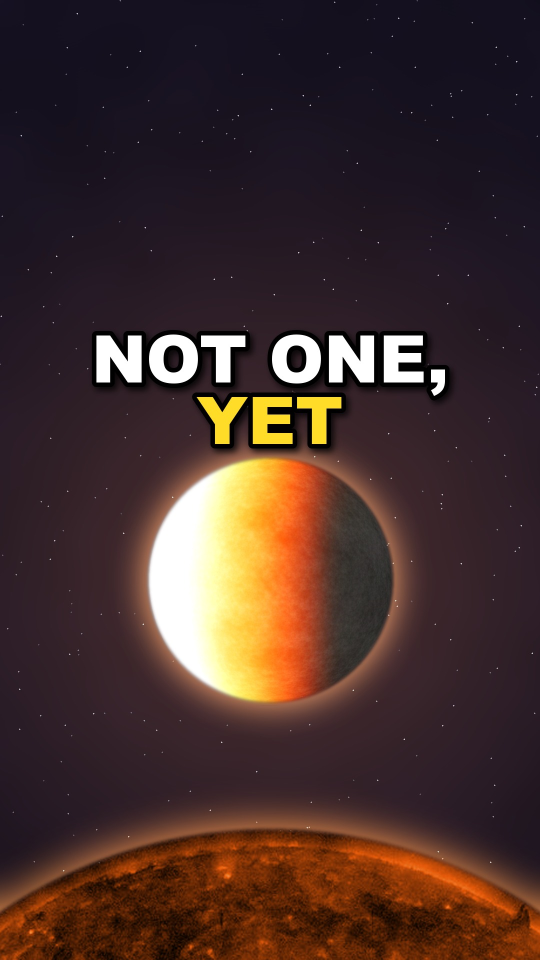
#> input picture 00_Brand/Channel-Setup/audits/THUMB_AUDIT_2026-10-04/blackdwarf_short_mZ82-ijANk4.jpg, 1080 x 1920 px, given in place of PIA08329.jpg, which was not available (shown at 1/2 size)
$ python build_weekly_thumbs_j2834.py
#> lines starting #> are read from the running program, lines starting #| are printed output that depends on the picture
### 00_Brand/Channel-Setup/tools/thumb_preview.py
#!/usr/bin/env python3
"""Thumbnail phone-size preview — run on every thumb BEFORE upload (25 Sep 2026 audit).

Renders each thumb at the sizes people actually see it on a phone, next to the live
channel's current thumbs if you pass them too, and writes one sheet to eyeball:

  long (16:9)   phone search row 168×94 · phone home feed 360×202
  short (9:16)  search / channel tile 110×196 · centre 16:9 crop 168×94 (Shorts list)

The test (THUMBNAIL_AND_TITLE_RULES.md): at 168×94 every hook word is readable, the one
subject is recognisable, and nothing in the centre crop is cut off. If you have to lean
in, the text is too small or too long.

Usage
  python3 thumb_preview.py long  thumb.jpg [other.jpg ...] --out /tmp/long_preview.jpg
  python3 thumb_preview.py short thumb.jpg [other.jpg ...] --out /tmp/short_preview.jpg
  python3 thumb_preview.py long  thumb.jpg --out /tmp/x.jpg --score   # + colour numbers (Packaging, 11 Oct 2026)

--score prints, per thumb, mean HSV saturation (0-255) and the near-black share (luma < 26), and
exits 1 on a FAIL (THUMBNAIL_AND_TITLE_RULES.md §2.B): long saturation below SAT_FAIL, or near-black
over 30%. Orbit's last ten longs averaged about 94-97; Astrum's top longs about 139-141 (11 Oct 2026).
HOS covers are scored on near-black only (period paper: no saturation push), with --house hos.

Needs Pillow (pip install pillow).
"""
from __future__ import annotations

import argparse
from pathlib import Path

from PIL import Image, ImageOps

SIZES = {
    "long": [("search", (168, 94)), ("home", (360, 202))],
    "short": [("tile", (110, 196)), ("centre crop", (168, 94))],
}
GAP = 12
SAT_TARGET = 120   # Orbit longs aim here (Astrum top ~139, ours ~94 on 11 Oct 2026)
SAT_FAIL = 100     # below this an Orbit long thumb FAILs the Chief / Auditor review
SAT_FAIL_PALE = 85 # --pale: a naturally pale subject (the Moon, Europa ice, Saturn); Chief notes it in the review
NEAR_BLACK_MAX = 0.30


def score(path: Path, kind: str, house: str = "owb", pale: bool = False) -> dict:
    """Colour numbers for the Packaging check (11 Oct 2026). Pillow only."""
    im = Image.open(path).convert("RGB")
    sat = Image.open(path).convert("HSV").getchannel("S")
    hist = sat.histogram()
    mean_sat = sum(i * n for i, n in enumerate(hist)) / max(1, sum(hist))
    lh = im.convert("L").histogram()
    nb = sum(lh[:26]) / max(1, sum(lh))
    fails = []
    if nb > NEAR_BLACK_MAX:
        fails.append(f"near-black {nb:.0%} > 30%")
    floor = SAT_FAIL_PALE if pale else SAT_FAIL
    if house == "owb" and kind == "long" and mean_sat < floor:
        fails.append(f"saturation {mean_sat:.0f} < {floor} (target {SAT_TARGET}+)")
    return {"file": str(path), "saturation": round(mean_sat, 1), "near_black": round(nb, 3), "fails": fails}


# [49 lines left out: functions render, main, not called in this run]


# [2 lines that do not run on import are left out]

### 00_Brand/Channel-Setup/tools/build_weekly_thumbs_j2834.py
#!/usr/bin/env python3
"""J2834 / J2983: reproducible weekly thumbnail builder for Orbit With Ben (v03, 2026-11-17).
Rebuilds the 3 Test & Compare B challengers per Packaging Panel Decision J2843:
  1. m09jUdwC5hk (How Long Will Anything in Space Last?) -> m09jUdwC5hk_B_v05.jpg (RINGS ARE LEAVING)
     Real NASA/JPL/SSI Cassini backlit mosaic PIA08329 ('In Saturn's Shadow') + ring-rain arrow.
  2. Mo93x0fxB1Q (Why Haven't We Found Aliens Yet? The Fermi Paradox Explained) -> Mo93x0fxB1Q_B_v05.jpg (ZERO SIGNALS)
     Real NASA PIA12348 Milky Way Galactic Centre + PIA26716 Goldstone 70-m DSN dish, with smooth
     feathered top band (no y=72 seam), yellow reticle over dark empty sky pocket (broadly feathered
     darkened/desaturated dust region), and anchored dish pedestal with highlight compression + blue rim light.
  3. ziKBPJ6FY0U (JWST Found Galaxies That Shouldn't Exist Yet) -> ziKBPJ6FY0U_B_v06.jpg (300 MILLION YEARS)
     Real NASA/ESA/CSA/STScI JADES NIRCam deep field & native cutout of JADES-GS-z14-0 (z=14.32,
     ~290-300 Myr after the Big Bang, STScI-01HZ083EXXCJNE64ERAH2ER2FM), with small yellow origin
     ring centered on the exact pixel location of JADES-GS-z14-0, foreground star glare dimmed ~32%,
     smooth unposterised cosmic-navy grade, and tightened top-band tracking for 168x94 stroke weight.
£0 spend; 100% public-domain NASA/JPL/ESA/CSA/STScI plates; no YouTube Studio writes.
"""
from __future__ import annotations

import argparse
import hashlib
import json
import math
import subprocess
import sys
from pathlib import Path

import numpy as np
from PIL import Image, ImageDraw, ImageEnhance, ImageFilter, ImageFont

ROOT = (
    Path(__file__).resolve().parents[3]
    if "00_Brand" in str(Path(__file__).resolve())
    else Path.cwd()
)
SYS_TOOLS = ROOT / "00_Brand/Channel-Setup/tools"
sys.path.insert(0, str(SYS_TOOLS))
from thumb_preview import score as score_thumb  # noqa: E402

DEFAULT_PLATES = Path.home() / "_desk/j2834/plates"
DEFAULT_LIVE = Path.home() / "_desk/j2834/live"
DEFAULT_OUT = Path.home() / "_desk/j2834/designs_v03"
FONT_PATH = "/System/Library/Fonts/Supplemental/Arial Black.ttf"

W, H = 1280, 720
BAND_H = 148
YELLOW = (255, 230, 0)
WHITE = (255, 255, 255)
BLACK = (0, 0, 0)


def sha256(p: Path) -> str:
    return hashlib.sha256(p.read_bytes()).hexdigest()


def starfield_bg(
    seed: int,
    base_rgb: tuple[int, int, int],
    glow_rgb: tuple[int, int, int],
    gx: float = 640.0,
    gy: float = 435.0,
    gr: float = 560.0,
) -> Image.Image:
    rng = np.random.default_rng(seed)
    yy, xx = np.mgrid[0:H, 0:W]
    g = np.exp(-(((xx - gx) ** 2) / (gr**2) + ((yy - gy) ** 2) / ((gr * 0.72) ** 2)))
    arr = np.zeros((H, W, 3), dtype=np.float32)
    for k in range(3):
        arr[:, :, k] = base_rgb[k] + glow_rgb[k] * g
    arr += rng.normal(0, 0.9, (H, W, 1))
    im = Image.fromarray(np.clip(arr, 0, 255).astype(np.uint8))
    d = ImageDraw.Draw(im)
    for _ in range(85):
        sx = int(rng.integers(20, W - 20))
        sy = int(rng.integers(BAND_H + 8, H - 20))
        sv = int(rng.integers(105, 215))
        r = 1 if rng.random() < 0.84 else 2
        d.ellipse((sx, sy, sx + r, sy + r), fill=(sv, sv, min(255, sv + 32)))
    return im


def draw_arrow(
    im: Image.Image,
    p0: tuple[float, float],
    p1: tuple[float, float],
    color: tuple[int, int, int] = WHITE,
    shaft_w: int = 15,
    head_len: float = 44.0,
    head_half: float = 25.0,
) -> None:
    d = ImageDraw.Draw(im)
    dx, dy = p1[0] - p0[0], p1[1] - p0[1]
    dist = math.hypot(dx, dy)
    ux, uy = dx / dist, dy / dist
    px, py = -uy, ux
    bx, by = p1[0] - ux * head_len, p1[1] - uy * head_len
    b_tip = (p1[0] + ux * 6, p1[1] + uy * 6)
    b_base_x, b_base_y = bx - ux * 4, by - uy * 4
    d.line((p0[0], p0[1], bx, by), fill=BLACK, width=shaft_w + 11)
    d.polygon(
        [
            b_tip,
            (b_base_x + px * (head_half + 7), b_base_y + py * (head_half + 7)),
            (b_base_x - px * (head_half + 7), b_base_y - py * (head_half + 7)),
        ],
        fill=BLACK,
    )
    d.line((p0[0], p0[1], bx + ux * 4, by + uy * 4), fill=color, width=shaft_w)
    d.polygon(
        [
            p1,
            (bx + px * head_half, by + py * head_half),
            (bx - px * head_half, by - py * head_half),
        ],
        fill=color,
    )


def _word_advance(
    d: ImageDraw.ImageDraw,
    word: str,
    font: ImageFont.FreeTypeFont,
    stroke: int,
    tracking: int,
) -> int:
    if tracking == 0:
        bb = d.textbbox((0, 0), word, font=font, stroke_width=stroke)
        return bb[2] - bb[0]
    adv = 0
    for i, ch in enumerate(word):
        cb = d.textbbox((0, 0), ch, font=font, stroke_width=0)
        adv += (cb[2] - cb[0]) + (tracking if i < len(word) - 1 else 0)
    return adv + stroke * 2


def _draw_tracked_word(
    d: ImageDraw.ImageDraw,
    x: int,
    y: int,
    word: str,
    font: ImageFont.FreeTypeFont,
    fill: tuple[int, int, int],
    stroke: int,
    tracking: int,
) -> tuple[int, int, int, int]:
    if tracking == 0:
        d.text((x + 4, y + 5), word, font=font, fill=BLACK, stroke_width=stroke, stroke_fill=BLACK)
        d.text((x, y), word, font=font, fill=fill, stroke_width=stroke, stroke_fill=BLACK)
        return d.textbbox((x, y), word, font=font, stroke_width=stroke)

    cx = x
    boxes = []
    for ch in word:
        d.text((cx + 4, y + 5), ch, font=font, fill=BLACK, stroke_width=stroke, stroke_fill=BLACK)
        cb = d.textbbox((cx, y), ch, font=font, stroke_width=0)
        cx += (cb[2] - cb[0]) + tracking
    cx = x
    for ch in word:
        d.text((cx, y), ch, font=font, fill=BLACK, stroke_width=stroke, stroke_fill=BLACK)
        cb = d.textbbox((cx, y), ch, font=font, stroke_width=0)
        cx += (cb[2] - cb[0]) + tracking
    cx = x
    for ch in word:
        d.text((cx, y), ch, font=font, fill=fill, stroke_width=0)
        boxes.append(d.textbbox((cx, y), ch, font=font, stroke_width=stroke))
        cb = d.textbbox((cx, y), ch, font=font, stroke_width=0)
        cx += (cb[2] - cb[0]) + tracking
    return (
        min(b[0] for b in boxes),
        min(b[1] for b in boxes),
        max(b[2] for b in boxes),
        max(b[3] for b in boxes),
    )


def draw_top_band(
    im: Image.Image,
    words: list[str],
    yellow_word: str,
    tracking: int = 0,
    space_scale: float = 1.0,
    max_w_frac: float = 0.92,
) -> list[int]:
    # Smooth cosine-feathered top navy gradient across y=0..192 (zero hard horizontal seam)
    arr = np.asarray(im).astype(np.float32)
    yy = np.arange(H, dtype=np.float32)[:, None, None]
    t = np.clip(yy / 192.0, 0.0, 1.0)
    alpha = (0.5 * (1.0 + np.cos(np.pi * t))) ** 1.15 * 0.86
    band_rgb = np.array([12.0, 19.0, 56.0], dtype=np.float32)[None, None, :]
    arr = arr * (1.0 - alpha) + band_rgb * alpha
    im.paste(Image.fromarray(np.clip(arr, 0, 255).astype(np.uint8)))

    d = ImageDraw.Draw(im)
    size, stroke = 114, 9
    while size > 62:
        font = ImageFont.truetype(FONT_PATH, size)
        space = max(14, int(round(d.textbbox((0, 0), " ", font=font)[2] * space_scale)))
        widths = [_word_advance(d, w, font, stroke, tracking) for w in words]
        total_w = sum(widths) + space * (len(words) - 1)
        top_bb = d.textbbox((0, 0), " ".join(words), font=font, stroke_width=stroke)
        th = top_bb[3] - top_bb[1]
        if total_w <= W * max_w_frac and th <= BAND_H - 18:
            break
        size -= 2

    x = (W - total_w) // 2
    y = (BAND_H - th) // 2 - top_bb[1] + 2
    ink_boxes = []
    for w, ww in zip(words, widths):
        fill = YELLOW if w == yellow_word else WHITE
        bb = _draw_tracked_word(d, x, y, w, font, fill, stroke, tracking)
        ink_boxes.append(bb)
        x += ww + space
    return [
        min(b[0] for b in ink_boxes),
        min(b[1] for b in ink_boxes),
        max(b[2] for b in ink_boxes),
        max(b[3] for b in ink_boxes),
    ]


def build_compilation(plates: Path, out_dir: Path) -> dict:
    """m09jUdwC5hk — How Long Will Anything in Space Last? -> m09jUdwC5hk_B_v05.jpg (RINGS ARE LEAVING).
    Replaces cyan Helix Nebula (PIA09178) per 2-of-3 panel consensus (codex.md + cursor.md) with
    real NASA/JPL/SSI Cassini backlit mosaic PIA08329 ('In Saturn's Shadow') filling >1/3 of the frame,
    graded with warm golden-amber backlit ring detail (unclipped Cassini Division & ringlets) against
    deep cosmic midnight-indigo, plus one crisp white discovery arrow pointing directly into the inner
    C/D-ring gap raining inward toward Saturn's equatorial limb.
    """
    sat_path = plates / "PIA08329.tif" if (plates / "PIA08329.tif").exists() else plates / "PIA08329.jpg"
    sat_raw = Image.open(sat_path).convert("RGB")
#> sat_raw is the input picture: PIL image 1080x1920 RGB; mean R, G, B 69.8, 47.3, 43.4

    sat_rot = sat_raw.rotate(-10.0, resample=Image.Resampling.BICUBIC, expand=False, fillcolor=(0, 0, 0))
    rw, rh = sat_rot.size
    cw, ch = 1640, 922
    cx0 = rw // 2 - cw // 2
    cy0 = rh // 2 - int(ch * 0.565)
    crop = sat_rot.crop((cx0, max(0, cy0), cx0 + cw, max(0, cy0) + ch)).resize((W, H), Image.Resampling.LANCZOS)

    bg = starfield_bg(19, (13, 21, 58), (24, 52, 132), gx=640.0, gy=445.0, gr=580.0)
    bg_arr = np.asarray(bg).astype(np.float32)

    s_arr = np.asarray(crop).astype(np.float32) / 255.0
    yy, xx = np.mgrid[0:H, 0:W]
    scx = (rw * 0.5 - cx0) * (W / cw)
    scy = (rh * 0.5 - max(0, cy0)) * (H / ch)
    sr_globe = 232.0 * (W / cw)
    dist_globe = np.hypot(xx - scx, (yy - scy) * 1.07)
    inside_globe = np.clip((sr_globe - dist_globe) / 10.0, 0.0, 1.0)[..., None]

    ring_lum = 0.299 * s_arr[:, :, 0] + 0.587 * s_arr[:, :, 1] + 0.114 * s_arr[:, :, 2]
    s_lifted = np.power(np.clip(s_arr, 0.0, 1.0), 0.80)
    halo_mask = np.clip(1.0 - ring_lum * 2.8, 0.0, 1.0)
    main_mask = 1.0 - halo_mask
    graded = np.zeros_like(s_lifted)
    r_ch = s_lifted[:, :, 0] * (1.36 * main_mask + 1.05 * halo_mask)
    g_ch = s_lifted[:, :, 1] * (1.12 * main_mask + 1.10 * halo_mask)
    b_ch = s_lifted[:, :, 2] * (0.82 * main_mask + 1.48 * halo_mask)
    graded[:, :, 0] = r_ch / (1.0 + 0.22 * r_ch * r_ch)
    graded[:, :, 1] = g_ch / (1.0 + 0.22 * g_ch * g_ch)
    graded[:, :, 2] = b_ch / (1.0 + 0.18 * b_ch * b_ch)

    globe_dark = np.clip(graded * 255.0 * 1.22 + np.array([4.0, 7.0, 18.0]), 0.0, 255.0)
    ring_alpha = np.clip((ring_lum - 0.025) * 4.2, 0.0, 1.0)[..., None]
    halo_screen = 255.0 * (1.0 - (1.0 - bg_arr / 255.0) * (1.0 - np.clip(graded * 1.10, 0.0, 1.0)))
    outer_comp = halo_screen * (1.0 - ring_alpha * 0.65) + np.clip(graded * 255.0 * 1.24, 0.0, 255.0) * (
        ring_alpha * 0.65
    )

    comp = inside_globe * globe_dark + (1.0 - inside_globe) * outer_comp
    im = Image.fromarray(np.clip(comp, 0, 255).astype(np.uint8))
    im = ImageEnhance.Contrast(im).enhance(1.16)
    im = ImageEnhance.Color(im).enhance(1.30)

    p_tip = (scx - sr_globe * 1.04, scy - sr_globe * 0.22)
    p_tail = (p_tip[0] - 208.0, p_tip[1] - 118.0)
    draw_arrow(im, p_tail, p_tip, color=WHITE, shaft_w=15, head_len=44.0, head_half=25.0)

    bbox = draw_top_band(im, ["RINGS", "ARE", "LEAVING"], "LEAVING", tracking=-3, space_scale=0.82)
#> in draw_top_band, `arr = arr * (1.0 - alpha) + band_rgb * alpha`:
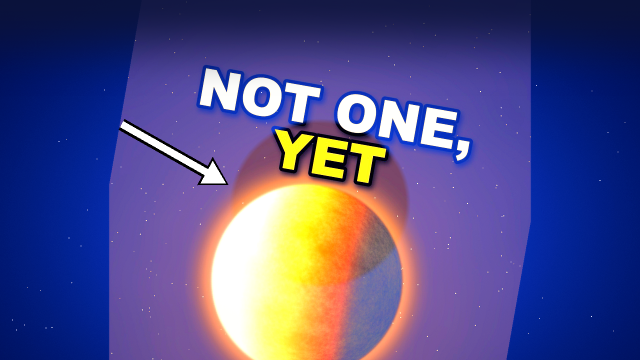
#> arr: shape (720, 1280, 3) float32 (shown at 1/2 size); mean R, G, B 82.2, 78.1, 134.7
#> the loop in draw_top_band, `while size > 62:` made 1 pass
#> (space, widths, total_w, th) on pass 1: (30, [364, 241, 499], 1164, 105)
#> after the loop in draw_top_band, `while size > 62:`: size = 114
#> in draw_top_band, `x = (W - total_w) // 2`: x = 58
#> in draw_top_band, `y = (BAND_H - th) // 2 - top_bb[1] + 2`: y = 11
#> the loop in draw_top_band, `for w, ww in zip(words, widths):` made 3 passes
#> (w, ww, fill, bb, x) on passes 1 to 3: ('RINGS', 364, (255, 255, 255), (49, 23, 413, 128), 452), ('ARE', 241, (255, 255, 255), (443, 25, 684, 126), 723), ('LEAVING', 499, (255, 230, 0), (714, 23, 1213, 128), 1252)
#> after the loop in draw_top_band, `for w, ww in zip(words, widths):`: ink_boxes = [(49, 23, 413, 128), (443, 25, 684, 126), (714, 23, 1213, 128)]; x = 1252
#> bbox = [49, 23, 1213, 128]
    out = out_dir / "m09jUdwC5hk_B_v05.jpg"
    im.save(out, quality=94, subsampling=0, optimize=True)
    return {
        "video": "m09jUdwC5hk",
        "ledger_id": "T037",
        "prior_draft_file": "m09jUdwC5hk_B_v04.jpg",
        "film": "005_The-Last-Star-In-The-Universe (owb_compilation_v05)",
        "live_title": "How Long Will Anything in Space Last?",
        "proposed_title_b": "How Long Will the Universe Last? (Until the Last Star Dies)",
        "reserve_title_b": "When Will Saturn's Rings, the Moon and the Last Star Die?",
        "hook": "RINGS ARE LEAVING",
        "yellow": "LEAVING",
        "file": str(out.relative_to(ROOT)) if str(out).startswith(str(ROOT)) else str(out),
        "abs_file": str(out),
        "bytes": out.stat().st_size,
        "sha256": sha256(out),
        "sources": [
            f"NASA/JPL/Space Science Institute {sat_path.name} (Cassini 'In Saturn's Shadow' backlit Saturn & rings mosaic PIA08329, public domain)",
        ],
        "hook_box": bbox,
        "score": score_thumb(out, "long"),
    }
#> in score, `sat = Image.open(path).convert("HSV").getchannel("S")`:
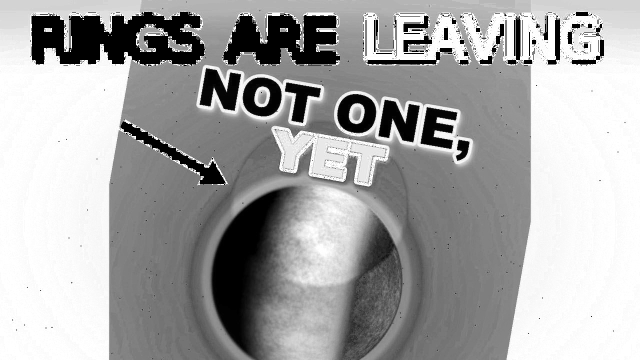
#> sat: PIL image 1280x720 L (shown at 1/2 size); min 0, max 255, mean 165.8
#> in score, `hist = sat.histogram()`: hist = 256 values, max 125099 at index 255, min 66 at index 17, mean 3600
#> in score, `mean_sat = sum(i * n for i, n in enumerate(hist)) / max(1, sum(hist))`: mean_sat = 165.8
#> in score, `lh = im.convert("L").histogram()`: lh = 256 values, max 40050 at index 0, min 158 at index 14, mean 3600
#> in score, `nb = sum(lh[:26]) / max(1, sum(lh))`: nb = 0.145


def build_fermi(plates: Path, out_dir: Path) -> dict:
    """Mo93x0fxB1Q — Why Haven't We Found Aliens Yet? The Fermi Paradox Explained -> Mo93x0fxB1Q_B_v05.jpg.
    Keeps panel-winning ZERO SIGNALS concept and applies all 3 consensus fixes (3/3 critics):
      1. Full-bleed 1280x720 Milky Way plate + smooth cosine-feathered top navy gradient (zero y=72 seam).
      2. Yellow reticle moved well clear of the bright Sgr A* core onto an upper-right dark dust lane,
         with a broad, softly feathered 42% darkening/desaturation across that sky pocket so it reads
         naturally at 1280x720 and unmistakably as empty sky ('ZERO SIGNALS') at 168x94.
      3. Goldstone 70-m dish (PIA26716) anchored cleanly through bottom-left corner (zero slanted cut)
         with highlights pulled down ~13% and a subtle sky-side blue rim light preserving mesh detail.
    """
    mw_raw = Image.open(plates / "PIA12348.jpg").convert("RGB")
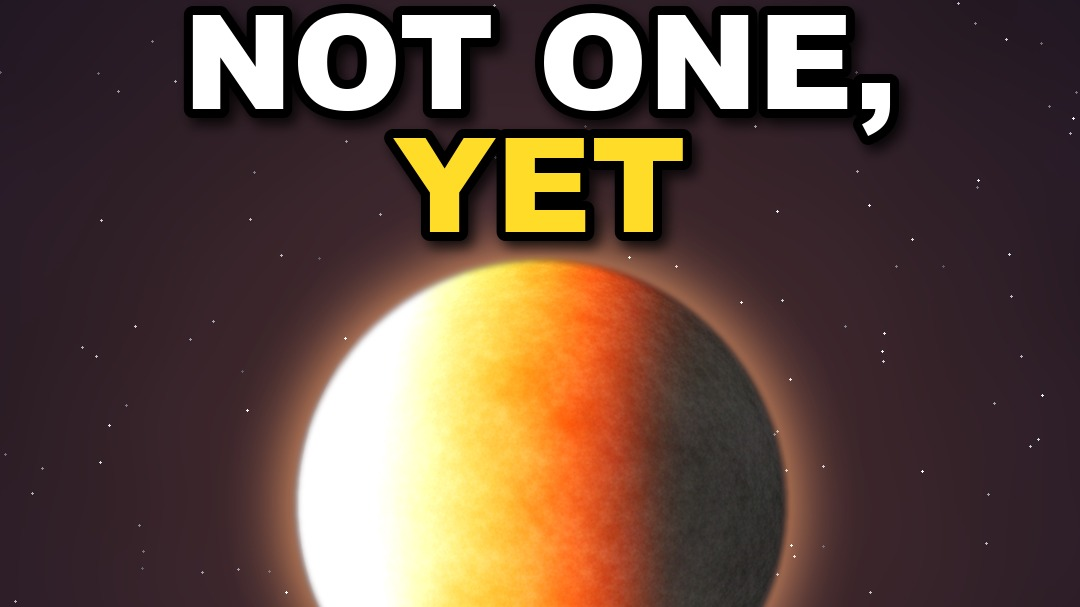
#> input picture 00_Brand/Channel-Setup/audits/THUMB_AUDIT_2026-10-04/blackdwarf_short_mZ82-ijANk4_16x9.jpg, 1080 x 607 px, given in place of PIA12348.jpg, which was not available
#> mw_raw is the input picture: PIL image 1080x607 RGB; mean R, G, B 99.3, 76.3, 64.6
    rw, rh = mw_raw.size
    cw = 1560
    ch = int(round(cw * (H / W)))
    x0 = rw - cw
    y0 = (rh - ch) // 2
    mw = mw_raw.crop((x0, y0, x0 + cw, y0 + ch)).resize((W, H), Image.Resampling.LANCZOS)
    mw = ImageEnhance.Contrast(mw).enhance(1.22)
    mw = ImageEnhance.Color(mw).enhance(1.38)
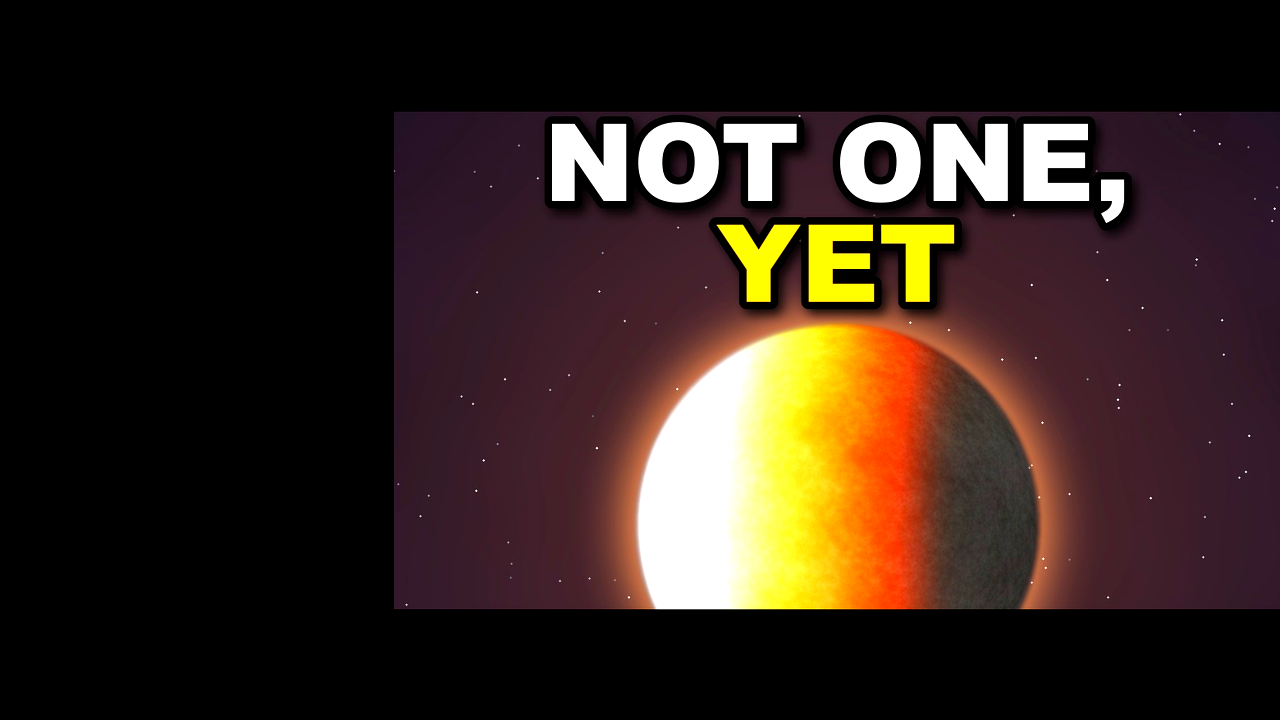
#> mw: PIL image 1280x720 RGB; mean R, G, B 51.4, 36.3, 28.7

    arr = np.asarray(mw).astype(np.float32)
    lum_bg = (0.299 * arr[:, :, 0] + 0.587 * arr[:, :, 1] + 0.114 * arr[:, :, 2]) / 255.0
#> (the rest of the program and of its run is left out)
